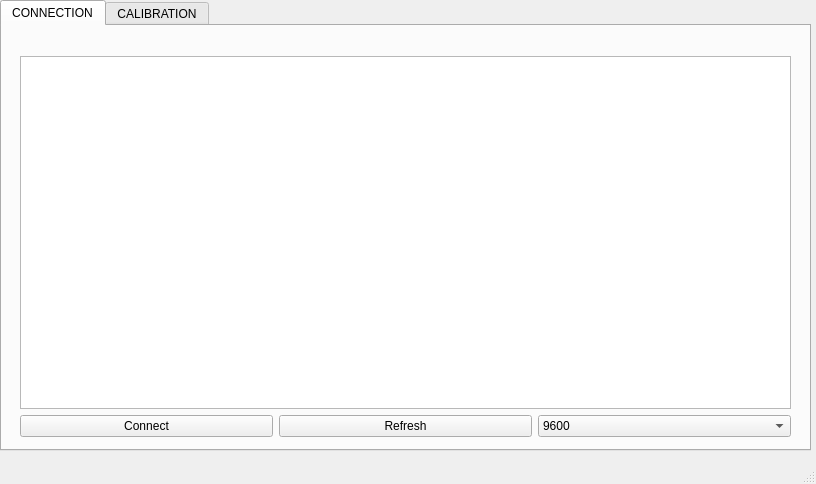
<?xml version="1.0" encoding="UTF-8"?>
<ui version="4.0">
 <class>MainWindow</class>
 <widget class="QMainWindow" name="MainWindow">
  <property name="geometry">
   <rect>
    <x>0</x>
    <y>0</y>
    <width>816</width>
    <height>484</height>
   </rect>
  </property>
  <property name="windowTitle">
   <string>MainWindow</string>
  </property>
  <widget class="QWidget" name="centralwidget">
   <widget class="QTabWidget" name="tabWidget">
    <property name="geometry">
     <rect>
      <x>0</x>
      <y>0</y>
      <width>811</width>
      <height>451</height>
     </rect>
    </property>
    <property name="currentIndex">
     <number>0</number>
    </property>
    <widget class="QWidget" name="tab">
     <attribute name="title">
      <string>CONNECTION</string>
     </attribute>
     <widget class="QWidget" name="verticalLayoutWidget">
      <property name="geometry">
       <rect>
        <x>18</x>
        <y>30</y>
        <width>771</width>
        <height>381</height>
       </rect>
      </property>
      <layout class="QVBoxLayout" name="verticalLayout">
       <item>
        <widget class="QListWidget" name="portsWidget">
         <property name="editTriggers">
          <set>QAbstractItemView::CurrentChanged|QAbstractItemView::DoubleClicked|QAbstractItemView::EditKeyPressed|QAbstractItemView::SelectedClicked</set>
         </property>
        </widget>
       </item>
       <item>
        <layout class="QHBoxLayout" name="horizontalLayout">
         <item>
          <widget class="QPushButton" name="ConnectButton">
           <property name="text">
            <string>Connect</string>
           </property>
          </widget>
         </item>
         <item>
          <widget class="QPushButton" name="refreshButton">
           <property name="text">
            <string>Refresh</string>
           </property>
          </widget>
         </item>
         <item>
          <widget class="QComboBox" name="comboBox">
           <item>
            <property name="text">
             <string>9600</string>
            </property>
           </item>
           <item>
            <property name="text">
             <string>38400</string>
            </property>
           </item>
           <item>
            <property name="text">
             <string>57600</string>
            </property>
           </item>
           <item>
            <property name="text">
             <string>115200</string>
            </property>
           </item>
          </widget>
         </item>
        </layout>
       </item>
      </layout>
     </widget>
    </widget>
    <widget class="QWidget" name="tab_2">
     <attribute name="title">
      <string>CALIBRATION</string>
     </attribute>
     <widget class="QWidget" name="verticalLayoutWidget_2">
      <property name="geometry">
       <rect>
        <x>10</x>
        <y>10</y>
        <width>171</width>
        <height>401</height>
       </rect>
      </property>
      <layout class="QVBoxLayout" name="verticalLayout_2">
       <item>
        <widget class="QPushButton" name="CalibrationButton">
         <property name="text">
          <string>CALIBRATION</string>
         </property>
        </widget>
       </item>
       <item>
        <widget class="QLabel" name="label_4">
         <property name="text">
          <string>POSITIONS:</string>
         </property>
         <property name="alignment">
          <set>Qt::AlignCenter</set>
         </property>
        </widget>
       </item>
       <item>
        <widget class="QPushButton" name="StartButton">
         <property name="text">
          <string>START</string>
         </property>
        </widget>
       </item>
       <item>
        <widget class="QPushButton" name="DrinkButton">
         <property name="text">
          <string>DRINK</string>
         </property>
        </widget>
       </item>
       <item>
        <widget class="QPushButton" name="SelfPourButton">
         <property name="text">
          <string>SELF POUR</string>
         </property>
        </widget>
       </item>
       <item>
        <widget class="QPushButton" name="PourButton">
         <property name="text">
          <string>POUR</string>
         </property>
        </widget>
       </item>
       <item>
        <widget class="QPushButton" name="WagButton">
         <property name="text">
          <string>WAG</string>
         </property>
        </widget>
       </item>
       <item>
        <widget class="QPushButton" name="NiceButton">
         <property name="text">
          <string>NICE</string>
         </property>
        </widget>
       </item>
      </layout>
     </widget>
     <widget class="QWidget" name="verticalLayoutWidget_6">
      <property name="geometry">
       <rect>
        <x>600</x>
        <y>10</y>
        <width>191</width>
        <height>401</height>
       </rect>
      </property>
      <layout class="QVBoxLayout" name="verticalLayout_6">
       <item>
        <widget class="QLabel" name="label">
         <property name="text">
          <string>HEAD:</string>
         </property>
         <property name="alignment">
          <set>Qt::AlignCenter</set>
         </property>
        </widget>
       </item>
       <item>
        <layout class="QVBoxLayout" name="verticalLayout_5">
         <item>
          <layout class="QHBoxLayout" name="horizontalLayout_12">
           <item>
            <widget class="QPushButton" name="head_min">
             <property name="text">
              <string>-</string>
             </property>
             <property name="autoRepeat">
              <bool>true</bool>
             </property>
            </widget>
           </item>
           <item>
            <widget class="QPushButton" name="head_plus">
             <property name="text">
              <string>+</string>
             </property>
             <property name="autoRepeat">
              <bool>true</bool>
             </property>
            </widget>
           </item>
          </layout>
         </item>
         <item>
          <widget class="QLabel" name="label_2">
           <property name="text">
            <string>NECK:</string>
           </property>
           <property name="alignment">
            <set>Qt::AlignCenter</set>
           </property>
          </widget>
         </item>
         <item>
          <layout class="QHBoxLayout" name="horizontalLayout_13">
           <item>
            <widget class="QPushButton" name="neck_min">
             <property name="text">
              <string>-</string>
             </property>
             <property name="autoRepeat">
              <bool>true</bool>
             </property>
            </widget>
           </item>
           <item>
            <widget class="QPushButton" name="neck_plus">
             <property name="text">
              <string>+</string>
             </property>
             <property name="autoRepeat">
              <bool>true</bool>
             </property>
            </widget>
           </item>
          </layout>
         </item>
        </layout>
       </item>
       <item>
        <layout class="QHBoxLayout" name="horizontalLayout_17">
         <item>
          <widget class="QLabel" name="label_5">
           <property name="text">
            <string>RIGHT HAND:</string>
           </property>
           <property name="alignment">
            <set>Qt::AlignCenter</set>
           </property>
          </widget>
         </item>
         <item>
          <widget class="QLabel" name="label_3">
           <property name="text">
            <string>LEFT HAND:</string>
           </property>
           <property name="alignment">
            <set>Qt::AlignCenter</set>
           </property>
          </widget>
         </item>
        </layout>
       </item>
       <item>
        <layout class="QHBoxLayout" name="horizontalLayout_14">
         <item>
          <layout class="QVBoxLayout" name="verticalLayout_3">
           <item>
            <layout class="QHBoxLayout" name="horizontalLayout_2">
             <item>
              <widget class="QPushButton" name="rollR_min">
               <property name="text">
                <string>-</string>
               </property>
               <property name="autoRepeat">
                <bool>true</bool>
               </property>
              </widget>
             </item>
             <item>
              <widget class="QPushButton" name="rollR_plus">
               <property name="text">
                <string>+</string>
               </property>
               <property name="autoRepeat">
                <bool>true</bool>
               </property>
              </widget>
             </item>
            </layout>
           </item>
           <item>
            <layout class="QHBoxLayout" name="horizontalLayout_3">
             <item>
              <widget class="QPushButton" name="shold2R_min">
               <property name="text">
                <string>-</string>
               </property>
               <property name="autoRepeat">
                <bool>true</bool>
               </property>
              </widget>
             </item>
             <item>
              <widget class="QPushButton" name="shold2R_plus">
               <property name="text">
                <string>+</string>
               </property>
               <property name="autoRepeat">
                <bool>true</bool>
               </property>
              </widget>
             </item>
            </layout>
           </item>
           <item>
            <layout class="QHBoxLayout" name="horizontalLayout_5">
             <item>
              <widget class="QPushButton" name="shold1R_min">
               <property name="text">
                <string>-</string>
               </property>
               <property name="autoRepeat">
                <bool>true</bool>
               </property>
              </widget>
             </item>
             <item>
              <widget class="QPushButton" name="shold1R_plus">
               <property name="text">
                <string>+</string>
               </property>
               <property name="autoRepeat">
                <bool>true</bool>
               </property>
              </widget>
             </item>
            </layout>
           </item>
           <item>
            <layout class="QHBoxLayout" name="horizontalLayout_4">
             <item>
              <widget class="QPushButton" name="armR_min">
               <property name="text">
                <string>-</string>
               </property>
               <property name="autoRepeat">
                <bool>true</bool>
               </property>
              </widget>
             </item>
             <item>
              <widget class="QPushButton" name="armR_plus">
               <property name="text">
                <string>+</string>
               </property>
               <property name="autoRepeat">
                <bool>true</bool>
               </property>
              </widget>
             </item>
            </layout>
           </item>
           <item>
            <layout class="QHBoxLayout" name="horizontalLayout_6">
             <item>
              <widget class="QPushButton" name="handR_min">
               <property name="text">
                <string>-</string>
               </property>
               <property name="autoRepeat">
                <bool>true</bool>
               </property>
              </widget>
             </item>
             <item>
              <widget class="QPushButton" name="handR_plus">
               <property name="text">
                <string>+</string>
               </property>
               <property name="autoRepeat">
                <bool>true</bool>
               </property>
              </widget>
             </item>
            </layout>
           </item>
          </layout>
         </item>
         <item>
          <layout class="QVBoxLayout" name="verticalLayout_4">
           <item>
            <layout class="QHBoxLayout" name="horizontalLayout_7">
             <item>
              <widget class="QPushButton" name="rollL_min">
               <property name="text">
                <string>-</string>
               </property>
               <property name="autoRepeat">
                <bool>true</bool>
               </property>
              </widget>
             </item>
             <item>
              <widget class="QPushButton" name="rollL_plus">
               <property name="text">
                <string>+</string>
               </property>
               <property name="autoRepeat">
                <bool>true</bool>
               </property>
              </widget>
             </item>
            </layout>
           </item>
           <item>
            <layout class="QHBoxLayout" name="horizontalLayout_8">
             <item>
              <widget class="QPushButton" name="shold2L_min">
               <property name="text">
                <string>-</string>
               </property>
               <property name="autoRepeat">
                <bool>true</bool>
               </property>
              </widget>
             </item>
             <item>
              <widget class="QPushButton" name="shold2L_plus">
               <property name="text">
                <string>+</string>
               </property>
               <property name="autoRepeat">
                <bool>true</bool>
               </property>
              </widget>
             </item>
            </layout>
           </item>
           <item>
            <layout class="QHBoxLayout" name="horizontalLayout_9">
             <item>
              <widget class="QPushButton" name="shold1L_min">
               <property name="text">
                <string>-</string>
               </property>
               <property name="autoRepeat">
                <bool>true</bool>
               </property>
              </widget>
             </item>
             <item>
              <widget class="QPushButton" name="shold1L_plus">
               <property name="text">
                <string>+</string>
               </property>
               <property name="autoRepeat">
                <bool>true</bool>
               </property>
              </widget>
             </item>
            </layout>
           </item>
           <item>
            <layout class="QHBoxLayout" name="horizontalLayout_10">
             <item>
              <widget class="QPushButton" name="armL_min">
               <property name="text">
                <string>-</string>
               </property>
               <property name="autoRepeat">
                <bool>true</bool>
               </property>
              </widget>
             </item>
             <item>
              <widget class="QPushButton" name="armL_plus">
               <property name="text">
                <string>+</string>
               </property>
               <property name="autoRepeat">
                <bool>true</bool>
               </property>
              </widget>
             </item>
            </layout>
           </item>
           <item>
            <layout class="QHBoxLayout" name="horizontalLayout_11">
             <item>
              <widget class="QPushButton" name="handL_min">
               <property name="text">
                <string>-</string>
               </property>
               <property name="autoRepeat">
                <bool>true</bool>
               </property>
              </widget>
             </item>
             <item>
              <widget class="QPushButton" name="handL_plus">
               <property name="text">
                <string>+</string>
               </property>
               <property name="autoRepeat">
                <bool>true</bool>
               </property>
              </widget>
             </item>
            </layout>
           </item>
          </layout>
         </item>
        </layout>
       </item>
      </layout>
     </widget>
     <widget class="QWidget" name="verticalLayoutWidget_7">
      <property name="geometry">
       <rect>
        <x>200</x>
        <y>10</y>
        <width>381</width>
        <height>401</height>
       </rect>
      </property>
      <layout class="QVBoxLayout" name="verticalLayout_7">
       <item>
        <widget class="QTextBrowser" name="infoBrowser"/>
       </item>
       <item>
        <layout class="QHBoxLayout" name="horizontalLayout_15">
         <item>
          <widget class="QPushButton" name="detach_all_Button">
           <property name="text">
            <string>DETACH ALL</string>
           </property>
          </widget>
         </item>
         <item>
          <widget class="QPushButton" name="detach_hands_Button">
           <property name="text">
            <string>DETACH HANDS</string>
           </property>
          </widget>
         </item>
         <item>
          <widget class="QPushButton" name="attach_all_Button">
           <property name="text">
            <string>ATTACH ALL</string>
           </property>
          </widget>
         </item>
        </layout>
       </item>
       <item>
        <layout class="QHBoxLayout" name="horizontalLayout_16">
         <item>
          <widget class="QPushButton" name="next_Button">
           <property name="text">
            <string>NEXT</string>
           </property>
          </widget>
         </item>
         <item>
          <widget class="QPushButton" name="save_Button">
           <property name="text">
            <string>SAVE</string>
           </property>
          </widget>
         </item>
         <item>
          <widget class="QPushButton" name="testButton">
           <property name="text">
            <string>TEST</string>
           </property>
          </widget>
         </item>
        </layout>
       </item>
      </layout>
     </widget>
    </widget>
   </widget>
  </widget>
  <widget class="QStatusBar" name="statusbar"/>
 </widget>
 <resources/>
 <connections/>
</ui>
